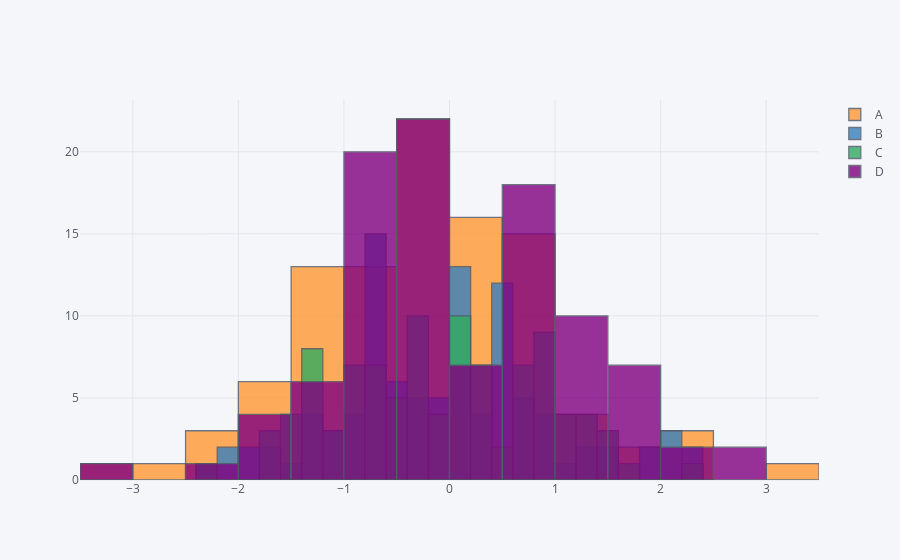

Here is the notebook cell this chart was saved with:
### Code cell
df1.iplot(kind='hist',bins=30)
